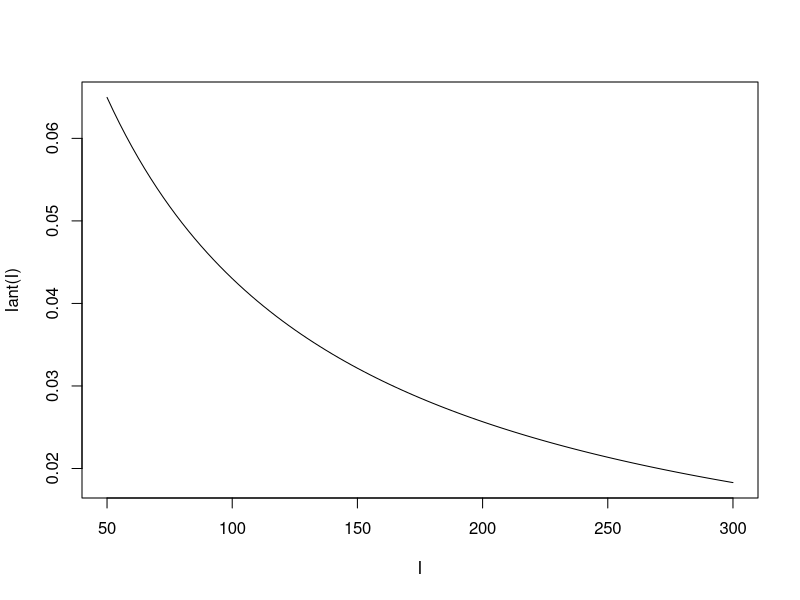

Source code (R):
Vcc<-5
Vss<-0
Rser<-30
Rad<-9

Iant<-function(Rant){(4/pi)*(Vcc-Vss)/(Rant+Rser+2*Rad)}

curve(Iant, 50, 300, xname = "I")